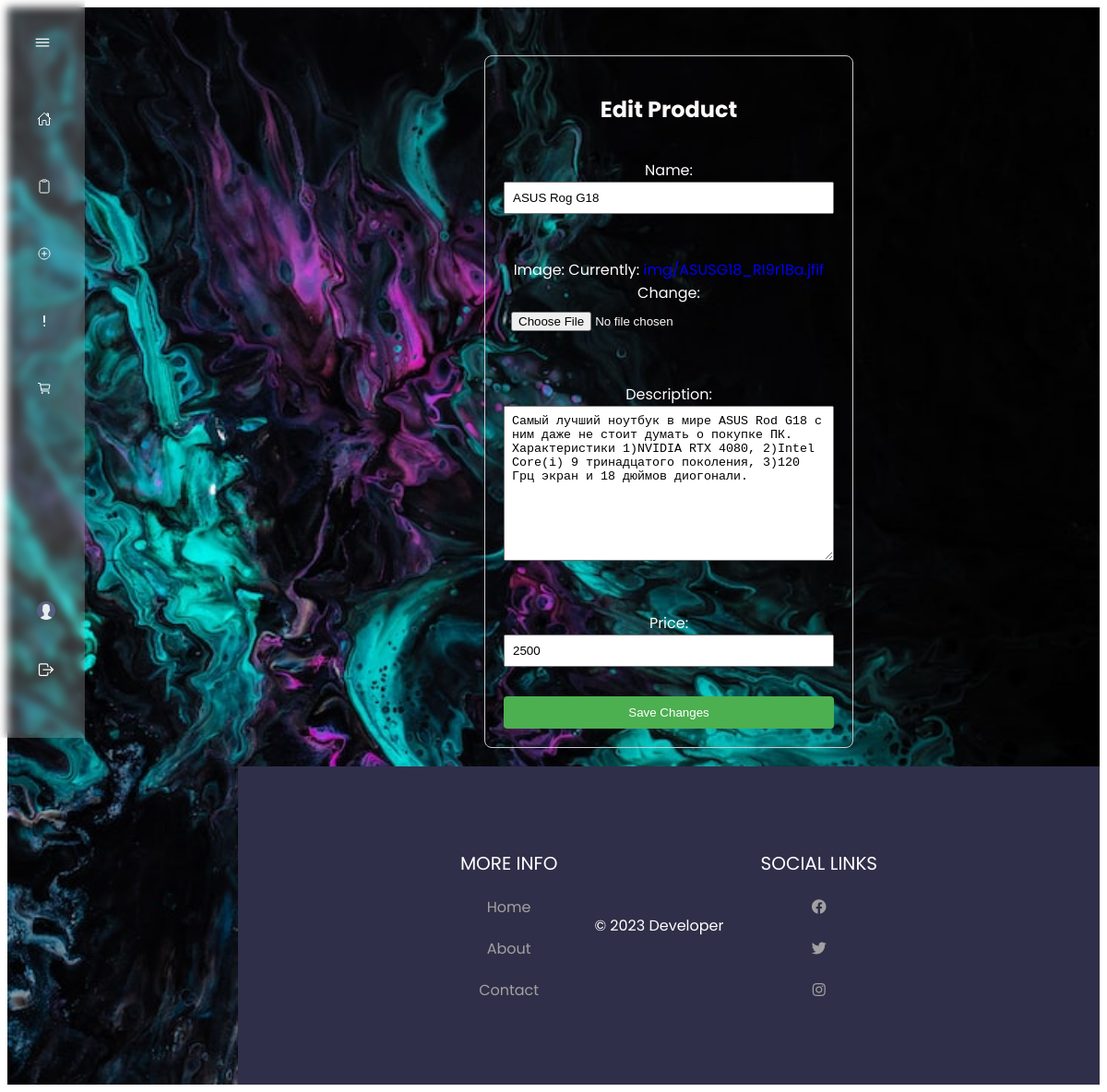
/product/1/edit (signed in), run on the app's committed database.
### Products/models.py (models this page shows, shortened)
class Product(models.Model):
    user = models.ForeignKey(User, on_delete=models.CASCADE, default=1)
    name = models.CharField(max_length=255)
    image = models.ImageField(upload_to='img/')
    description = models.TextField()
    price = models.IntegerField()

### Products/views.py (the view)
# urls.py: path('<int:product_id>/edit', edit_product, name='edit_product'),
def edit_product(request, product_id):
    product = get_object_or_404(Product, id=product_id)
    profile = UserProfile.objects.all()
    user_status = {
        'username': request.user.username,
    }
    if request.user != product.user and not request.user.is_superuser and request.user.groups.first().name != 'Admin':
        return redirect('product')
    if request.method == 'POST':
        form = ProductForm(request.POST, request.FILES, instance=product)
        if form.is_valid():
            form.save()
            return redirect('product')
    else:
        form = ProductForm(instance=product)
    context = {
        'form': form,
        'product': product,
        'user_status': user_status
    }
    return render(request, 'products/edit_product.html', context)

### Products/forms.py
class ProductForm(forms.ModelForm):
    class Meta:
        model = Product
        fields = ['name', 'image', 'description', 'price']

### Products/templates/products/edit_product.html (shortened to what this page needs)
{% extends 'main/base.html' %}
{% block content %}
    <div class="create-product-container">
        <h2>Edit Product</h2>
        <form method="post" enctype="multipart/form-data"class="create-product-form">
            {{ form.as_p }}
            <button type="submit">Save Changes</button>
        </form>
    </div>
{% endblock content %}

### static/styles/base.css (style rules this page uses)
*,::before,::after { box-sizing: border-box; }

### static/styles/navbar.css (style rules this page uses)
:root { --nav-width: 92px; --first-color: #CA26FF; --bg-color: #12192C; --sub-color: #B6CEFC; --white-color: #fff; --body-font: "Poppins", sans-serif; --normal-font-size: 1rem; --small-font-size: .875rem; --z-fixed: 100; }
a { text-decoration: none; }

### Products/templates/products/edit_product.html (style rules this page uses)
.create-product-container { text-align: center; margin: 20px auto; max-width: 400px; padding: 20px; border: 1px solid #ccc; border-radius: 8px; }
.create-product-form { display: flex; flex-direction: column; }
.create-product-form label { margin-bottom: 8px; }
.create-product-form input, .create-product-form textarea { padding: 8px; margin-bottom: 16px; width: 100%; box-sizing: border-box; }
.create-product-form button { background-color: #4caf50; color: white; padding: 10px 15px; border: none; border-radius: 4px; cursor: pointer; }

### data on the page
Product: name "ASUS Rog G18", description "Самый лучший ноутбук в мире ASUS Rod G18 с ним даже не стоит думать о покупке ПК. Характеристики 1)NVIDIA RTX 4080, 2)Intel Core(i) 9 тринадцатого поколения, 3)120 Грц экран и 18 дюймов диогонали.", price "2500"
